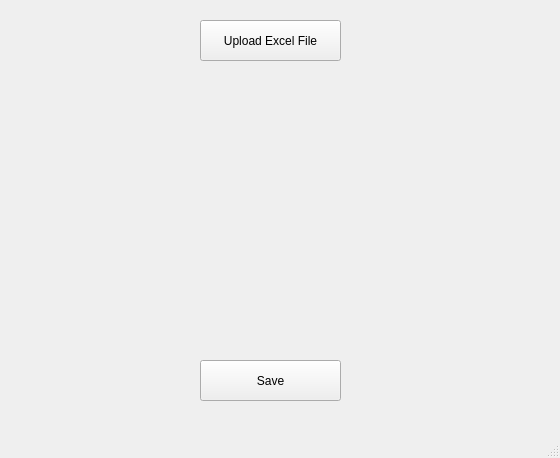
<?xml version="1.0" encoding="UTF-8"?>
<ui version="4.0">
 <class>MainWindow</class>
 <widget class="QMainWindow" name="MainWindow">
  <property name="geometry">
   <rect>
    <x>0</x>
    <y>0</y>
    <width>560</width>
    <height>458</height>
   </rect>
  </property>
  <property name="windowTitle">
   <string>MainWindow</string>
  </property>
  <widget class="QWidget" name="centralwidget">
   <widget class="QPushButton" name="pushButton">
    <property name="geometry">
     <rect>
      <x>200</x>
      <y>20</y>
      <width>141</width>
      <height>41</height>
     </rect>
    </property>
    <property name="text">
     <string>Upload Excel File</string>
    </property>
   </widget>
   <widget class="MplWidget" name="MplWidget" native="true">
    <property name="geometry">
     <rect>
      <x>10</x>
      <y>70</y>
      <width>521</width>
      <height>271</height>
     </rect>
    </property>
   </widget>
   <widget class="QPushButton" name="save">
    <property name="geometry">
     <rect>
      <x>200</x>
      <y>360</y>
      <width>141</width>
      <height>41</height>
     </rect>
    </property>
    <property name="text">
     <string>Save</string>
    </property>
   </widget>
  </widget>
  <widget class="QMenuBar" name="menubar">
   <property name="geometry">
    <rect>
     <x>0</x>
     <y>0</y>
     <width>560</width>
     <height>21</height>
    </rect>
   </property>
  </widget>
  <widget class="QStatusBar" name="statusbar"/>
 </widget>
 <customwidgets>
  <customwidget>
   <class>MplWidget</class>
   <extends>QWidget</extends>
   <header>mplwidget.h</header>
   <container>1</container>
  </customwidget>
 </customwidgets>
 <resources/>
 <connections/>
</ui>
